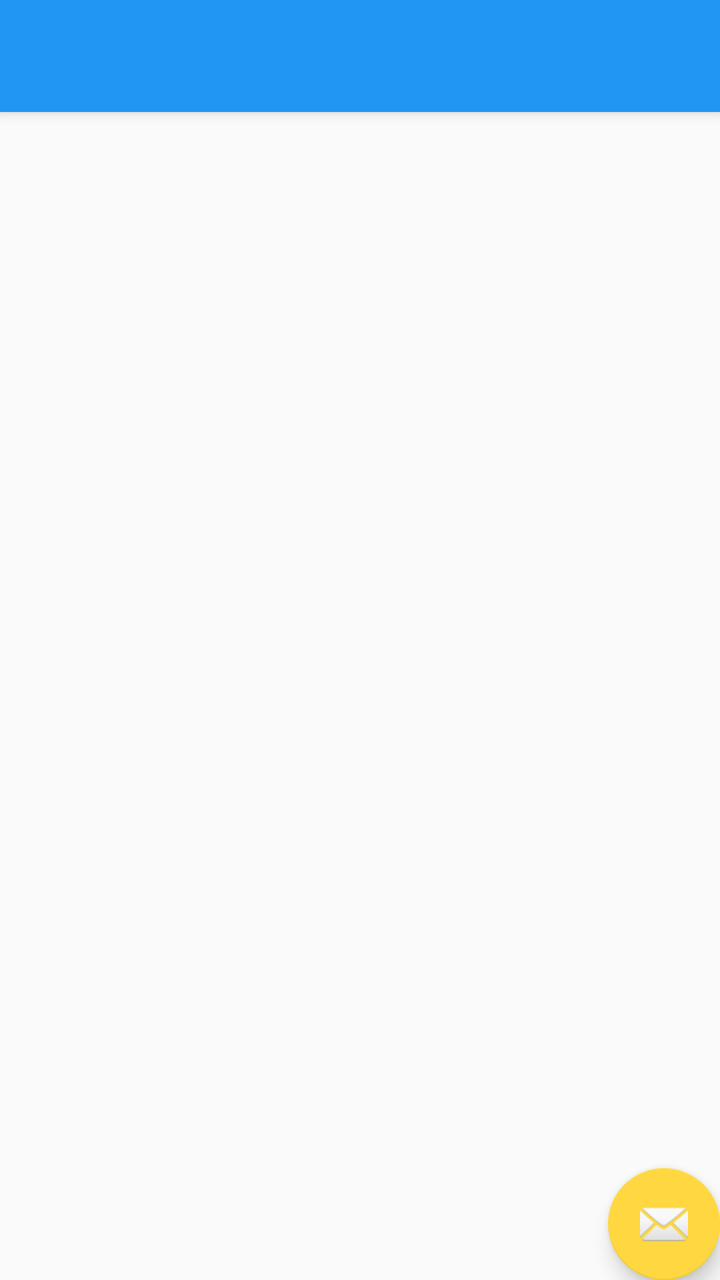
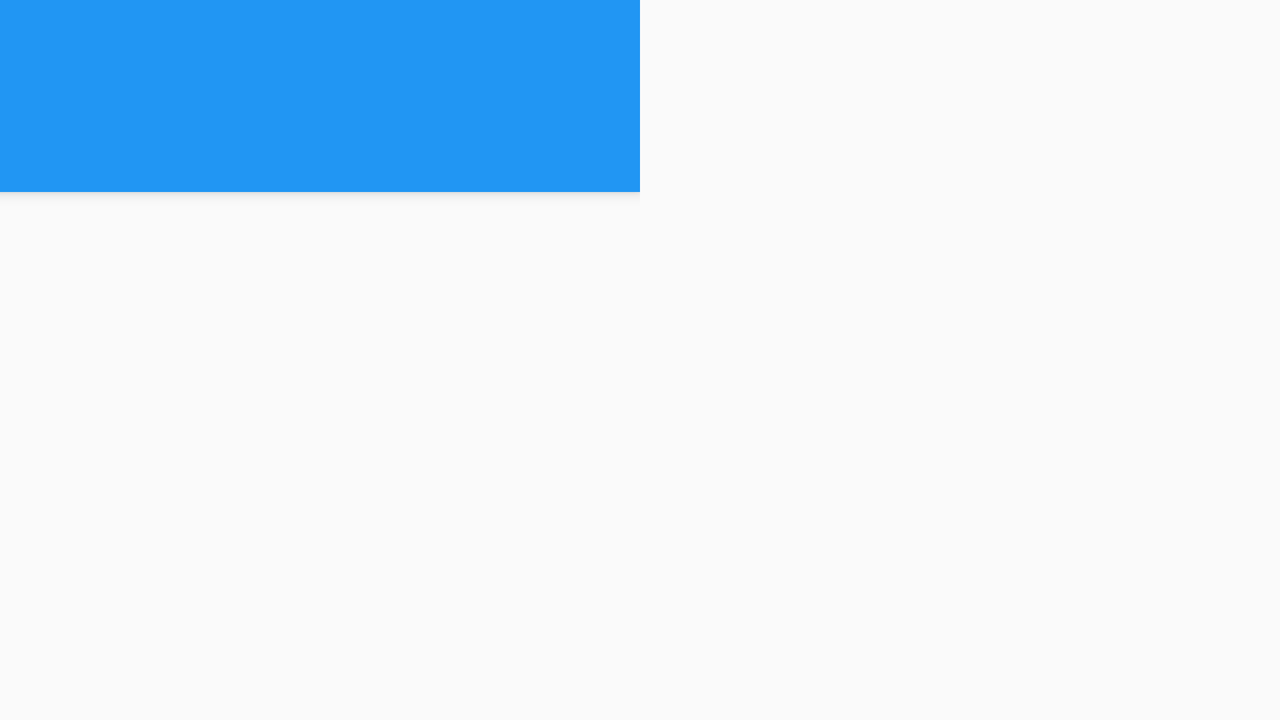

Compare how this app lays out the same screen by default and in its alternative resource folder. The renders come first, then the two layout files and the values they reference.
<!-- AndroidManifest.xml: application theme AppTheme -->
<!-- res/layout/activity_main.xml -->
<?xml version="1.0" encoding="utf-8"?>
<android.support.design.widget.CoordinatorLayout xmlns:android="http://schemas.android.com/apk/res/android"
    xmlns:app="http://schemas.android.com/apk/res-auto"
    xmlns:tools="http://schemas.android.com/tools"
    android:layout_width="match_parent"
    android:layout_height="match_parent"
    android:fitsSystemWindows="true"
    tools:context="info.royarzun.popularmovies.MainActivity">

    <android.support.design.widget.AppBarLayout
        android:layout_width="match_parent"
        android:layout_height="wrap_content"
        android:theme="@style/AppTheme.AppBarOverlay">

        <android.support.v7.widget.Toolbar
            android:id="@+id/toolbar"
            android:layout_width="match_parent"
            android:layout_height="?attr/actionBarSize"
            android:background="?attr/colorPrimary"
            app:popupTheme="@style/AppTheme.PopupOverlay" />

    </android.support.design.widget.AppBarLayout>

    <include layout="@layout/content_main" />

    <android.support.design.widget.FloatingActionButton
        android:id="@+id/fab"
        android:layout_width="wrap_content"
        android:layout_height="wrap_content"
        android:layout_gravity="bottom|end"
        android:layout_margin="@dimen/fab_margin"
        android:src="@android:drawable/ic_dialog_email" />

</android.support.design.widget.CoordinatorLayout>
<!-- res/layout/content_main.xml (included above) -->
<?xml version="1.0" encoding="utf-8"?>
<RelativeLayout xmlns:android="http://schemas.android.com/apk/res/android"
    xmlns:app="http://schemas.android.com/apk/res-auto"
    xmlns:tools="http://schemas.android.com/tools"
    android:layout_width="match_parent"
    android:layout_height="match_parent"
    android:paddingBottom="@dimen/activity_vertical_margin"
    android:paddingLeft="@dimen/activity_horizontal_margin"
    android:paddingRight="@dimen/activity_horizontal_margin"
    android:paddingTop="@dimen/activity_vertical_margin"
    app:layout_behavior="@string/appbar_scrolling_view_behavior"
    tools:context="info.royarzun.popularmovies.MainActivity"
    tools:showIn="@layout/activity_main">

</RelativeLayout>
<!-- resources referenced by this layout -->
<resources>
  <dimen name="activity_horizontal_margin">16dp</dimen>
  <dimen name="activity_vertical_margin">16dp</dimen>
  <style name="AppTheme.AppBarOverlay" parent="ThemeOverlay.AppCompat.Dark.ActionBar" />
  <style name="AppTheme.PopupOverlay" parent="ThemeOverlay.AppCompat.Light" />
  <!-- from res/values-v21/ -->
  <style name="AppTheme" parent="MyMaterialThemeBase">
          <item name="android:windowContentTransitions">true</item>
          <item name="android:windowAllowEnterTransitionOverlap">true</item>
          <item name="android:windowAllowReturnTransitionOverlap">true</item>
          <item name="android:windowSharedElementEnterTransition">@android:transition/move</item>
          <item name="android:windowSharedElementExitTransition">@android:transition/move</item>
      </style>
  <style name="MyMaterialThemeBase" parent="Theme.AppCompat.Light.DarkActionBar">
          <item name="windowNoTitle">true</item>
          <item name="windowActionBar">true</item>
          <item name="android:textColor">@color/textColorPrimary</item>
          <item name="android:textColorSecondary">@color/textColorSecondary</item>
          <item name="colorPrimary">@color/colorPrimary</item>
          <item name="colorPrimaryDark">@color/colorPrimaryDark</item>
          <item name="colorAccent">@color/colorAccent</item>
      </style>
  <color name="textColorPrimary">#000000</color>
  <color name="textColorSecondary">#BBDEFB</color>
  <color name="colorPrimary">#2196F3</color>
  <color name="colorPrimaryDark">#1976D2</color>
  <color name="colorAccent">#FFD740</color>
</resources>
<!-- res/layout-land/activity_main.xml (the repository's variant of the layout above) -->
<!-- drawn on the phone turned sideways -->
<?xml version="1.0" encoding="utf-8"?>
<LinearLayout
    xmlns:android="http://schemas.android.com/apk/res/android"
    android:orientation="horizontal"
    android:layout_height="match_parent"
    android:layout_width="match_parent">

    <android.support.design.widget.CoordinatorLayout
        xmlns:android="http://schemas.android.com/apk/res/android"
        xmlns:app="http://schemas.android.com/apk/res-auto"
        xmlns:tools="http://schemas.android.com/tools"
        android:id="@+id/main_content"
        android:layout_width="match_parent"
        android:layout_height="match_parent"
        android:layout_weight="1"
        tools:context=".ui.activities.MainActivity">

        <android.support.design.widget.AppBarLayout
            android:id="@+id/appbar"
            android:layout_height="wrap_content"
            android:layout_width="match_parent"
            android:fitsSystemWindows="true">

            <android.support.v7.widget.Toolbar
                android:id="@+id/main_view_toolbar"
                android:layout_height="wrap_content"
                android:layout_width="match_parent"
                app:popupTheme="@style/AppTheme" />

            <android.support.design.widget.TabLayout
                android:id="@+id/main_view_tabs"
                android:layout_height="wrap_content"
                android:layout_width="match_parent"
                android:layout_gravity="bottom"/>

        </android.support.design.widget.AppBarLayout>

        <android.support.v4.view.ViewPager
            android:id="@+id/main_view_container"
            android:layout_width="match_parent"
            android:layout_height="match_parent"
            android:clipToPadding="false"
            app:layout_behavior="@string/appbar_scrolling_view_behavior" />

    </android.support.design.widget.CoordinatorLayout>

    <FrameLayout
        android:id="@+id/fragment_detail"
        android:layout_width="match_parent"
        android:layout_height="match_parent"
        android:layout_weight="1" />

</LinearLayout>
<!-- resources referenced by the variant -->
<!-- as the phone turned sideways resolves them -->
<resources>
  <!-- from res/values-v21/ -->
  <style name="AppTheme" parent="MyMaterialThemeBase">
          <item name="android:windowContentTransitions">true</item>
          <item name="android:windowAllowEnterTransitionOverlap">true</item>
          <item name="android:windowAllowReturnTransitionOverlap">true</item>
          <item name="android:windowSharedElementEnterTransition">@android:transition/move</item>
          <item name="android:windowSharedElementExitTransition">@android:transition/move</item>
      </style>
  <style name="MyMaterialThemeBase" parent="Theme.AppCompat.Light.DarkActionBar">
          <item name="windowNoTitle">true</item>
          <item name="windowActionBar">true</item>
          <item name="android:textColor">@color/textColorPrimary</item>
          <item name="android:textColorSecondary">@color/textColorSecondary</item>
          <item name="colorPrimary">@color/colorPrimary</item>
          <item name="colorPrimaryDark">@color/colorPrimaryDark</item>
          <item name="colorAccent">@color/colorAccent</item>
      </style>
  <color name="textColorPrimary">#000000</color>
  <color name="textColorSecondary">#BBDEFB</color>
  <color name="colorPrimary">#2196F3</color>
  <color name="colorPrimaryDark">#1976D2</color>
  <color name="colorAccent">#FFD740</color>
</resources>
